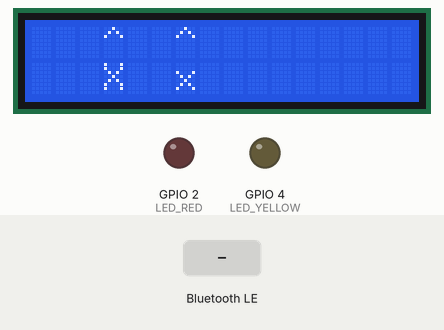
Bench run of a sketch on a simulated ESP32. Shown: 16×2 character LCD, output pins drawn as LEDs (lit = HIGH). The inputs (shaded band) are chosen by the test bench. Nothing arrives over Bluetooth unless stated; a phone connects over Bluetooth LE 3 s after start.

Above: at 1.2 s.
1.3 s: Bluetooth LE write "Backdoor" received
At 1.47 s:
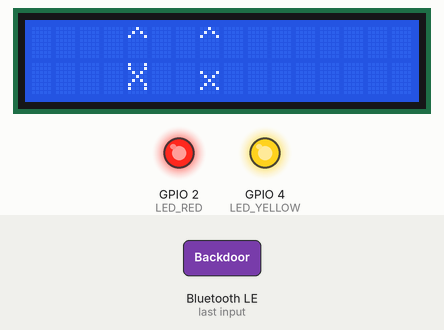
At 4.26 s:
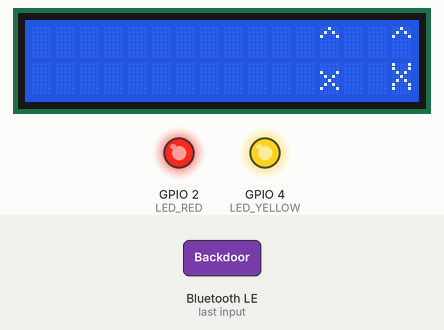
Timing chart, 0 to 5.8 s (numbered marks = the images above; inputs shaded):
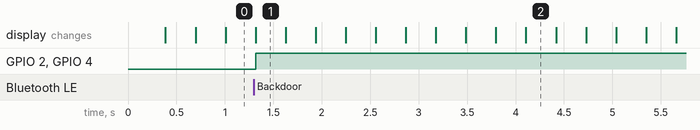

The sketch:

Aolyte-0.9.0-rc.1.ino
```cpp
#include <Wire.h>
#include <hd44780.h>
#include <BLEUtils.h>
#include <BLEDevice.h>
#include <BLEServer.h>
#include <hd44780ioClass/hd44780_I2Cexp.h>

// ~ Project Aolyte ~
// You are welcome to modify or enhance the code at your discretion.

// Define services
#define SERVICE_CTF_INFO_UUID "31d99129-f106-46be-abd1-01326e0429f0"
#define SERVICE_HIDDEN_UUID "709949a9-b018-41fe-93d6-0094a94d32c4" // Not used in v0.9.0-rc.1
#define SERVICE_SHUTDOWN_UUID "b1ad569d-2a9b-4e42-a2f7-f1fef9d9aacc" // Used for the final override sequence

// Define characteristics
#define CHARACTERISTIC_CTF_BOT "5cdc730c-4669-43d1-80c1-eaed66190989"
#define CHARACTERISTIC_CTF_SPOOF "80ba00c3-45d6-42b2-b12g-5851d977be27"
#define CHARACTERISTIC_CTF_FLAG "65433dd8-5af4-4fd3-9279-1dbe029b8cd5"
#define CHARACTERISTIC_CTF_MODES "6b7a0e69-771e-484e-92f0-dfc847cba0df"
#define CHARACTERISTIC_CTF_CHALLENGE_ENC "98b41e49-b583-4f69-bf82-a1aafce07c2f"
#define CHARACTERISTIC_CTF_1000_WRITES "49b7d3f0-b5ba-4f1b-a49a-059648469bb7"
#define CHARACTERISTIC_CTF_UNLOCK "86a94348-2b2d-4d8d-905c-73a045c3bccf"
#define CHARACTERISTIC_CTF_SHUTDOWN "916fdd4f-5759-4f3c-87b7-58203b767f18"

#define ESP_GATT_PERM_READ_ENC (1 << 1)
#define LED_RED 2 // LED prep
#define LED_YELLOW 4 // LED prep

hd44780_I2Cexp lcd; // LCD prep
BLECharacteristic* pBotUnlock;
BLEServer* pServer;
uint16_t clientMTU = 23; // Default MTU
const String allowedMac = "00000000000b"; // Allowed MAC address
String connectedMac = "";
bool authorized = false;
volatile bool shutdownFlag = false;

// Get MAC address on client connect
class MyServerCallbacks : public BLEServerCallbacks {
  void onConnect(BLEServer* server, esp_ble_gatts_cb_param_t* param) override {
    delay(100);
    uint8_t* mac = param->connect.remote_bda;
    char macStr[13];
    snprintf(macStr, sizeof(macStr), "%02x%02x%02x%02x%02x%02x",
             mac[0], mac[1], mac[2], mac[3], mac[4], mac[5]);
    connectedMac = String(macStr);
    authorized = (connectedMac == allowedMac); // Set authorized bool to True if MAC address matches
  }
  void onDisconnect(BLEServer* server) override {
    // Restore defaults on client disconnect
    authorized = false;
    connectedMac = "";
    clientMTU = 23;
    BLEDevice::startAdvertising();
  }
};

class MyCharacteristicCallbacks : public BLECharacteristicCallbacks {
public:
  MyCharacteristicCallbacks(BLECharacteristic* botModeChar,
                            BLECharacteristic* botSpoofChar,
                            BLECharacteristic* bot1000Char,
                            BLECharacteristic* unlockChar)
    : pBotMode(botModeChar), pBotSpoof(botSpoofChar), pBot1000(bot1000Char), pUnlock(unlockChar), writeCount(0) {}

  void onWrite(BLECharacteristic* pCharacteristic) override {
    String value = String(pCharacteristic->getValue().c_str());

    if (pCharacteristic == pBot1000) {
      writeCount++; // +1 to writes
      if (writeCount <= 1337) {
        String msg = "Write #" + String(writeCount) + " !! Don't exceed 1337 writes !!";
        pCharacteristic->setValue(msg.c_str());
      } else {
        pCharacteristic->setValue("Leaking{RFo0SlA=}");
      }
      return;
    }

    if (pCharacteristic == pBotMode) {
      if (value == "Backdoor") {
        pCharacteristic->setValue("Uploading payload... >.$^..# Leaking{TTE1VlM=}");
        pinMode(LED_RED, OUTPUT);
        digitalWrite(LED_RED, HIGH); // Bring LED up
        pinMode(LED_YELLOW, OUTPUT);
        digitalWrite(LED_YELLOW, HIGH); // Bring LED up
      } else if (value == "Cleaning" || value == "Power-off") {
        pCharacteristic->setValue("Error! Insufficient rights");
      }
      return;
    }

    if (pCharacteristic == pBotSpoof) {
      if (value == "Provide data") {
        if (connectedMac == allowedMac) {
          pCharacteristic->setValue("Requested data: Leaking{QTVYMlU=}");
        } else {
          pCharacteristic->setValue("Only 00:00:00:00:00:0B may write 'Provide data'");
        }
      } else {
        pCharacteristic->setValue("Only 00:00:00:00:00:0B may write 'Provide data'");
      }
      return;
    }

    if (pCharacteristic == pUnlock) {
      if (value == "unlock") {
        uint16_t mtu = pServer->getPeerMTU(pServer->getConnId()); // Determine MTU that is being negotiated
        if (mtu == 133) {
          pCharacteristic->setValue("Leaking{WFg2Tkk=}");
        } else {
          pCharacteristic->setValue(("MTU wrong: " + String(clientMTU)).c_str());
        }
      } else {
        pCharacteristic->setValue("Invalid unlock string");
      }
      return;
    }
  }

private:
  BLECharacteristic* pBotMode;
  BLECharacteristic* pBotSpoof;
  BLECharacteristic* pBot1000;
  BLECharacteristic* pUnlock;
  int writeCount; // Keep track of writes
};

// Check final override sequence
class ShutdownCallback : public BLECharacteristicCallbacks {
  void onWrite(BLECharacteristic* pCharacteristic) override {
    String value = pCharacteristic->getValue();
    value.trim();
    if (value == "DZ4JP-G2K5B-V6A72-A5X2U-M15VS-XX6NI") {
      shutdownFlag = true;
    }
  }
};

void setup() {
  Wire.begin(21, 22);
  lcd.begin(16, 2);
  lcd.backlight();
  lcd.clear();
  // Serial.begin(115200);
  BLEDevice::init("Aolyte");
  BLEDevice::setMTU(133); // Set Max MTU size
  pServer = BLEDevice::createServer(); // Start server

  pServer->setCallbacks(new MyServerCallbacks());
  BLEService* pService = pServer->createService(SERVICE_CTF_INFO_UUID);

  BLECharacteristic* pChallengeInfo = pService->createCharacteristic(
    CHARACTERISTIC_CTF_FLAG, BLECharacteristic::PROPERTY_READ); // Set read properties for the characteristic
  pChallengeInfo->setValue("I'm BLE-tiful!");

  BLECharacteristic* pBotModes = pService->createCharacteristic(
    CHARACTERISTIC_CTF_MODES, BLECharacteristic::PROPERTY_READ);
  pBotModes->setValue("Cleaning, Power-off, Backdoor, Terminate");

  BLECharacteristic* pBotMode = pService->createCharacteristic(
    CHARACTERISTIC_CTF_BOT, BLECharacteristic::PROPERTY_READ | BLECharacteristic::PROPERTY_WRITE); // Set read AND write properties for the characteristic
  pBotMode->setValue("Terminate");

  BLECharacteristic* pBotSpoof = pService->createCharacteristic(
    CHARACTERISTIC_CTF_SPOOF, BLECharacteristic::PROPERTY_READ | BLECharacteristic::PROPERTY_WRITE);
  pBotSpoof->setValue("Only 00:00:00:00:00:0B may write 'Provide data'");

  BLECharacteristic* pBot1000 = pService->createCharacteristic(
    CHARACTERISTIC_CTF_1000_WRITES, BLECharacteristic::PROPERTY_READ | BLECharacteristic::PROPERTY_WRITE);
  pBot1000->setValue("Only 1337 writes left...");

  pBotUnlock = pService->createCharacteristic(
    CHARACTERISTIC_CTF_UNLOCK, BLECharacteristic::PROPERTY_WRITE | BLECharacteristic::PROPERTY_READ);
  pBotUnlock->setValue("Locked. Send 'unlock' with MTU of 133");

  BLECharacteristic* pBotEnc = pService->createCharacteristic(
    CHARACTERISTIC_CTF_CHALLENGE_ENC, BLECharacteristic::PROPERTY_READ);
  pBotEnc->setValue("Leaking{RzJLNUI=}");
  pBotEnc->setAccessPermissions(ESP_GATT_PERM_READ_ENC);

  MyCharacteristicCallbacks* myCallbacks = new MyCharacteristicCallbacks(pBotMode, pBotSpoof, pBot1000, pBotUnlock);
  pBotMode->setCallbacks(myCallbacks);
  pBotSpoof->setCallbacks(myCallbacks);
  pBot1000->setCallbacks(myCallbacks);
  pBotUnlock->setCallbacks(myCallbacks);

  pService->start();

  // Shutdown service
  BLEService* pShutdownService = pServer->createService(SERVICE_SHUTDOWN_UUID);
  BLECharacteristic* pBotShutdown = pShutdownService->createCharacteristic(
    CHARACTERISTIC_CTF_SHUTDOWN,
    BLECharacteristic::PROPERTY_WRITE);
  pBotShutdown->setCallbacks(new ShutdownCallback());
  pShutdownService->start();

  // Advertising
  BLEAdvertising* pAdvertising = BLEDevice::getAdvertising();
  pAdvertising->addServiceUUID(SERVICE_CTF_INFO_UUID);
  pAdvertising->addServiceUUID(SERVICE_SHUTDOWN_UUID);
  pAdvertising->setScanResponse(true);
  pAdvertising->setMinPreferred(0x06);
  pAdvertising->setMinPreferred(0x12);
  BLEAdvertisementData advData;
  advData.setManufacturerData("Leaking{VjZBNzI=}"); // Add data fragment
  pAdvertising->setAdvertisementData(advData);
  BLEDevice::startAdvertising();
}

// Eye movement AND shutdown check
void loop() {
  for (int pos = 0; pos <= 12; pos++) {
    lcd.clear();
    lcd.setCursor(pos, 0);
    lcd.print("^");
    lcd.setCursor(pos + 3, 0);
    lcd.print("^");
    lcd.setCursor(pos, 1);
    lcd.print("X");
    lcd.setCursor(pos + 3, 1);
    lcd.print("x");
    delay(300);
  }

  for (int pos = 12; pos >= 0; pos--) {
    lcd.clear();
    lcd.setCursor(pos, 0);
    lcd.print("^");
    lcd.setCursor(pos + 3, 0);
    lcd.print("^");
    lcd.setCursor(pos, 1);
    lcd.print("x");
    lcd.setCursor(pos + 3, 1);
    lcd.print("X");
    delay(300);
  }

  if (shutdownFlag) {
    lcd.clear();
    lcd.setCursor(0, 0);
    lcd.print("Shutting down");
    lcd.setCursor(0, 1);
    lcd.print("Aolyte...");
    esp_deep_sleep_start();
  }
}
```

Measured:
- after the input at 1.3 s, GPIO 2 (LED_RED), GPIO 4 (LED_YELLOW): LOW → HIGH at once
